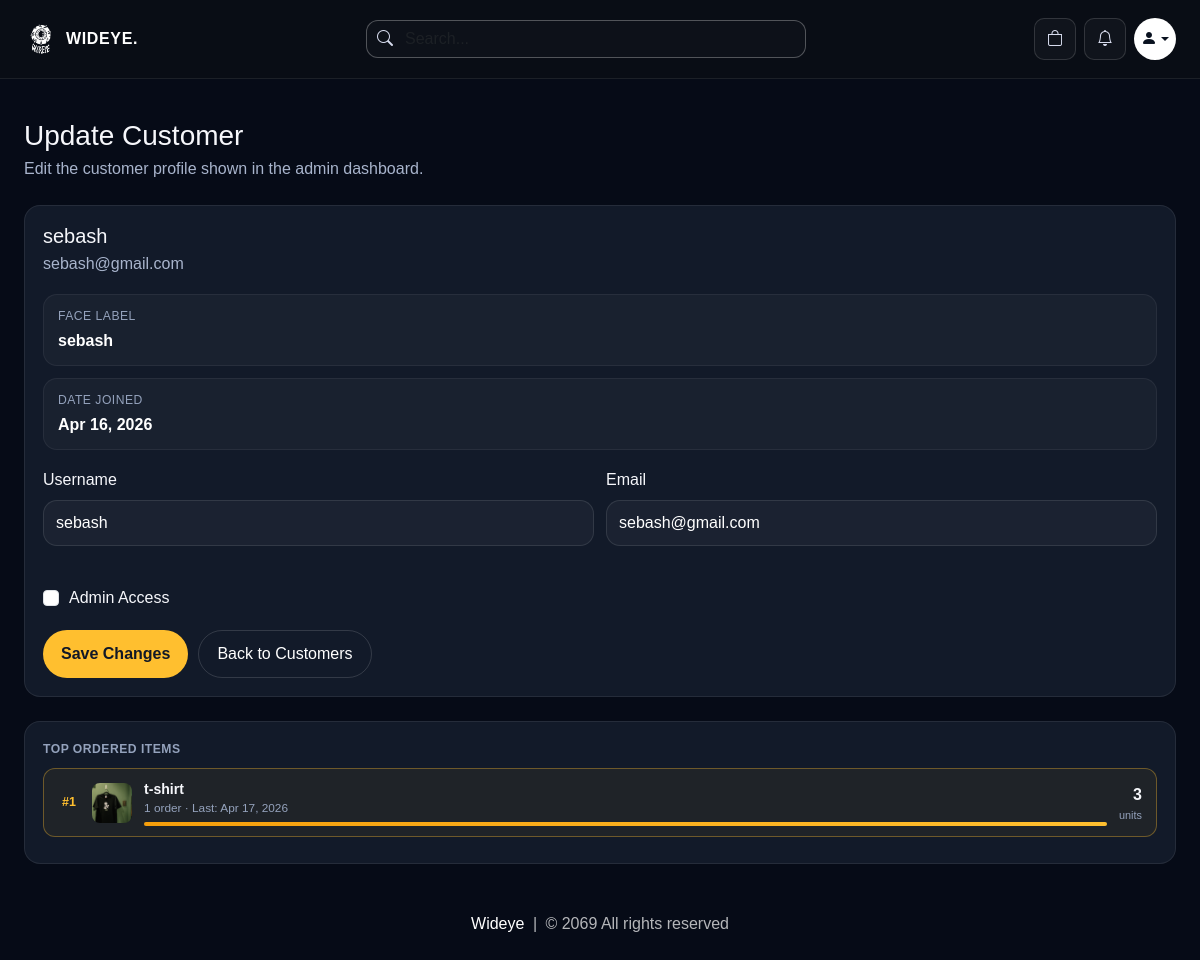
/update-customer/5 (signed in), run on an earlier commit of the app's database.
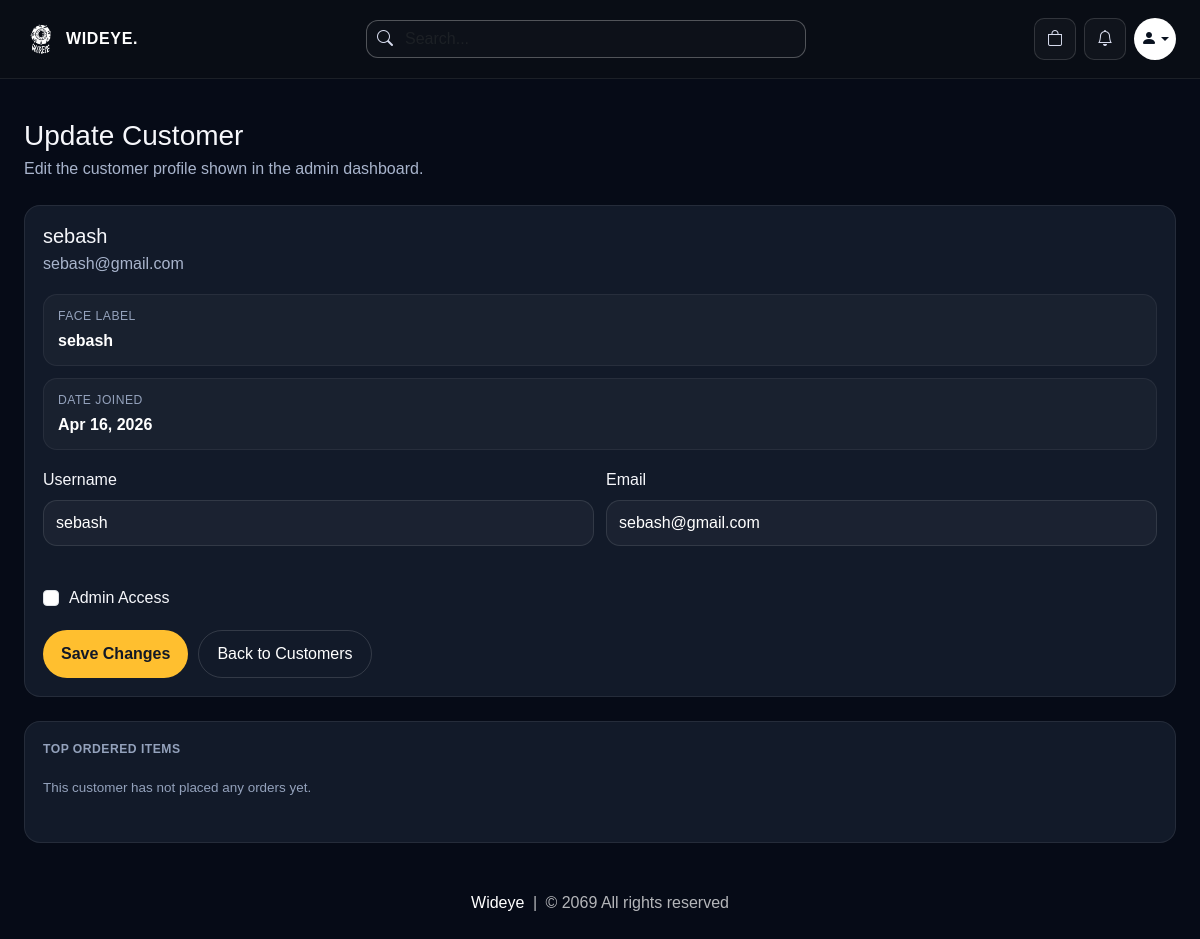
And on a later commit of the database.
### website/models.py (models this page shows, shortened)
class Customer(db.Model, UserMixin):
    id = db.Column(db.Integer, primary_key=True)
    email = db.Column(db.String(100), unique=True)
    username = db.Column(db.String(100))
    password_hash = db.Column(db.String(150))
    is_admin = db.Column(db.Boolean, default=False, nullable=False)
    face_profile_name = db.Column(db.String(100))
    usual_product_id = db.Column(db.Integer, db.ForeignKey('product.id'), nullable=True)
    date_joined = db.Column(db.DateTime(), default=datetime.utcnow)
    cart_items = db.relationship('Cart', backref=db.backref('customer', lazy=True))
    orders = db.relationship('Order', backref=db.backref('customer', lazy=True))
    usual_product = db.relationship('Product', foreign_keys=[usual_product_id])
    usual_items = db.relationship(
        'UsualOrderItem',
        backref=db.backref('customer', lazy=True),
        cascade='all, delete-orphan',
        order_by='UsualOrderItem.id'
    )
    @property
    def password(self):
        raise AttributeError('Password is not a readable Attribute')

class Order(db.Model):
    id = db.Column(db.Integer, primary_key=True)
    quantity = db.Column(db.Integer, nullable=False)
    size = db.Column(db.String(100), nullable=False, default='')
    sugar = db.Column(db.String(100), nullable=False, default='')
    milk = db.Column(db.String(100), nullable=False, default='')
    shot = db.Column(db.String(100), nullable=False, default='')
    price = db.Column(db.Float, nullable=False)
    status = db.Column(db.String(100), nullable=False)
    payment_method = db.Column(db.String(50), nullable=False, default='cashless')
    payment_id = db.Column(db.String(1000), nullable=False)
    date_placed = db.Column(db.DateTime, default=datetime.utcnow)
    customer_link= db.Column(db.Integer, db.ForeignKey('customer.id'), nullable=False)
    product_link = db.Column(db.Integer, db.ForeignKey('product.id'), nullable=False)

class Product(db.Model):
    id = db.Column(db.Integer, primary_key=True)
    product_name = db.Column(db.String(100), nullable=False)
    current_price = db.Column(db.Float, nullable=False)
    previous_price = db.Column(db.Float, nullable=False)
    in_stock = db.Column(db.Integer, nullable=False)
    size = db.Column(db.String(500), nullable=False, default='')
    sugar = db.Column(db.String(500), nullable=False, default='')
    milk = db.Column(db.String(500), nullable=False, default='')
    shot = db.Column(db.String(500), nullable=False, default='')
    product_picture = db.Column(db.Text, nullable=False)
    flash_sale = db.Column(db.Boolean, default=False)
    date_added = db.Column(db.DateTime, default=datetime.utcnow)
    carts = db.relationship('Cart', backref=db.backref('product', lazy=True))
    orders = db.relationship('Order', backref=db.backref('product', lazy=True))
    usual_items = db.relationship('UsualOrderItem', backref=db.backref('product', lazy=True))

### website/admin.py (the view, shortened to what this page needs)
@admin.route('/update-customer/<int:customer_id>', methods=['GET', 'POST'])
@login_required
def update_customer(customer_id):
    if current_user_is_admin():
        customer = Customer.query.get(customer_id)
        if customer is None:
            flash('Customer not found.')
            return redirect('/customers')
        form = AdminCustomerUpdateForm()
        if request.method == 'GET':
            form.email.data = customer.email
            form.username.data = customer.username
            form.is_admin.data = customer.is_admin
            return render_customer_update_page(customer, form)
    return render_template('404.html')

### website/forms.py
class AdminCustomerUpdateForm(FlaskForm):
    email = EmailField('Email', validators=[DataRequired()])
    username = StringField('Username', validators=[DataRequired(), length(min=2)])
    is_admin = BooleanField('Admin Access')
    update_customer = SubmitField('Save Changes')

### website/admin.py (called while the page is built)
def current_user_is_admin():
    return current_user.is_authenticated and bool(getattr(current_user, 'is_admin', False))

def render_customer_update_page(customer, form):
    order_stats = get_customer_order_stats(customer.id)
    return render_template('update_customer.html', customer=customer, form=form, order_stats=order_stats)

def get_customer_order_stats(customer_id):
    rows = (
        db.session.query(
            Order.product_link,
            func.sum(Order.quantity).label('total_qty'),
            func.count(Order.id).label('order_count'),
            func.max(Order.date_placed).label('last_ordered'),
        )
        .filter(Order.customer_link == customer_id)
        .group_by(Order.product_link)
        .order_by(func.sum(Order.quantity).desc())
        .all()
    )
    stats = []
    for row in rows:
        product = Product.query.get(row.product_link)
        if product is None:
            continue
        stats.append({
            'product': product,
            'total_qty': int(row.total_qty),
            'order_count': int(row.order_count),
            'last_ordered': row.last_ordered,
        })
    return stats

### website/templates/update_customer.html (shortened to what this page needs)
{% extends 'base.html' %}
{% block body %}
<div class="wideye-shell py-4">
    <div class="mb-4">
        <h1 class="h3 mb-1">Update Customer</h1>
        <p class="wideye-customer-edit-copy mb-0">Edit the customer profile shown in the admin dashboard.</p>
    </div>
    <div class="wideye-customer-edit-card">
        <h2 class="h5 mb-1">{{ customer.username }}</h2>
        <p class="wideye-customer-edit-copy mb-0">{{ customer.email }}</p>
        <div class="wideye-customer-meta">
            <div class="wideye-customer-meta-item">
                <span class="wideye-customer-meta-label">Face label</span>
                <span class="wideye-customer-meta-value">{{ customer.face_profile_name or customer.username }}</span>
            </div>
            <div class="wideye-customer-meta-item">
                <span class="wideye-customer-meta-label">Date joined</span>
                <span class="wideye-customer-meta-value">{{ customer.date_joined.strftime('%b %d, %Y') if customer.date_joined else 'N/A' }}</span>
            </div>
        </div>
        <form method="POST" class="mt-3">
            <div class="wideye-customer-edit-grid">
                <div>
                    <label class="form-label" for="{{ form.username.id }}">{{ form.username.label.text }}</label>
                    {{ form.username(class="wideye-customer-edit-input") }}
                </div>
                <div>
                    <label class="form-label" for="{{ form.email.id }}">{{ form.email.label.text }}</label>
                    {{ form.email(class="wideye-customer-edit-input") }}
                </div>
                <div class="full wideye-customer-edit-check">
                    {{ form.is_admin(class="form-check-input mt-0") }}
                    <label class="form-check-label" for="{{ form.is_admin.id }}">{{ form.is_admin.label.text }}</label>
                </div>
            </div>
            <div class="wideye-customer-edit-actions">
                {{ form.update_customer(class="wideye-customer-edit-primary") }}
                <a href="/customers" class="wideye-customer-edit-secondary">Back to Customers</a>
            </div>
        </form>
    </div>
    <div class="wideye-customer-edit-card wideye-order-stats">
        <p class="wideye-order-stats-title">Top Ordered Items</p>
        {% if order_stats %}
        {% set max_qty = order_stats[0].total_qty %}
        {% for stat in order_stats %}
        {% set is_top = loop.index == 1 %}
        <div class="wideye-order-stat-row {% if is_top %}top-item{% endif %}">
            <span class="wideye-order-stat-rank {% if is_top %}gold{% endif %}">#{{ loop.index }}</span>
            <img src="{{ stat.product.product_picture.split(',')[0].strip() if stat.product.product_picture else '/media/default.jpg' }}"
                 alt="" class="wideye-order-stat-thumb">
            <div class="wideye-order-stat-info">
                <div class="wideye-order-stat-name">{{ stat.product.product_name }}</div>
                <div class="wideye-order-stat-sub">
                    {{ stat.order_count }} order{{ 's' if stat.order_count != 1 }}
                    {% if stat.last_ordered %}
                    · Last: {{ stat.last_ordered.strftime('%b %d, %Y') }}
                    {% endif %}
                </div>
                <div class="wideye-order-bar-wrap">
                    <div class="wideye-order-bar" style="width:{{ ((stat.total_qty / max_qty) * 100) | int }}%"></div>
                </div>
            </div>
            <div class="wideye-order-stat-qty">
                {{ stat.total_qty }}
                <small>units</small>
            </div>
        </div>
        {% endfor %}
        {% else %}
        <p class="wideye-no-orders">This customer has not placed any orders yet.</p>
        {% endif %}
    </div>
</div>
{% endblock %}

### website/templates/base.html (shortened to what this page needs)
<!DOCTYPE html>
<html lang="en">
<head>
    <link rel="stylesheet" href="https://cdnjs.cloudflare.com/ajax/libs/bootstrap-icons/1.10.5/font/bootstrap-icons.min.css">
    <link rel="stylesheet" href="{{ url_for('static', filename='css/all.min.css') }}">
    <link rel="stylesheet" href="{{ url_for('static', filename='css/bootstrap.min.css') }}">
    <link rel="stylesheet" href="{{ url_for('static', filename='css/style.css') }}">
</head>
<body>
    {% set cart_items = cart | default([], true) | list %}
    <nav class="wideye-navbar">
        <div class="wideye-shell">
            <div class="d-flex flex-wrap align-items-center justify-content-between gap-3">
                <a class="d-flex align-items-center gap-2" href="/">
                    <span class="wideye-brand-mark">
                        <img src="/media/logo.png" alt="Wideye logo" style="width:100%;height:100%;object-fit:contain;border-radius:8px;">
                    </span>
                    <span class="wideye-brand-text">WIDEYE.</span>
                </a>
                <form class="wideye-search-form" role="search" action="/search" method="POST">
                    <div class="wideye-search-wrap d-flex align-items-center">
                        <i class="bi bi-search"></i>
                        <input class="form-control wideye-search-input" name="search" type="search" placeholder="Search..." aria-label="Search">
                    </div>
                </form>
                <div class="d-flex align-items-center gap-2">
                    <a class="wideye-icon-button wideye-nav-icon" href="/cart" aria-label="Cart">
                        <span class="position-relative d-inline-flex">
                            <i class="bi bi-bag"></i>
                        </span>
                    </a>
                    <a class="wideye-icon-button wideye-nav-icon" href="/orders" aria-label="Orders">
                        <i class="bi bi-bell"></i>
                    </a>
                    {% if current_user.is_authenticated %}
                    <div class="dropdown">
                        <a class="wideye-avatar dropdown-toggle" href="#" role="button" id="profileDropdown" data-bs-toggle="dropdown" aria-expanded="false">
                            <i class="bi bi-person-fill"></i>
                        </a>
                    </div>
                    {% else %}
                    <a class="wideye-avatar" href="/login" aria-label="Login">
                        <i class="bi bi-person-fill"></i>
                    </a>
                    {% endif %}
                </div>
            </div>
        </div>
    </nav>
    <div class="wideye-shell pt-3">
    </div>
    {% block body %}
    {% endblock %}
    <footer class="wideye-footer">
        <div class="wideye-shell text-center">
            <a href="/">Wideye</a> <span class="mx-1">|</span> <span>&copy; 2069 All rights reserved</span>
        </div>
    </footer>
</body>
</html>

### website/templates/base.html (style rules this page uses)
* { box-sizing: border-box; }
html { -webkit-text-size-adjust: 100%; }
body { background: #060b17; color: #f6f7fb; min-height: 100vh; font-family: Arial, Helvetica, sans-serif; overflow-x: hidden; }
a { text-decoration: none; }
img, iframe, canvas, video { max-width: 100%; }
.wideye-shell { width: min(calc(100% - clamp(1rem, 4vw, 3rem)), 1280px); margin: 0 auto; }
.wideye-navbar { background: #090d15; border-bottom: 1px solid rgba(255, 255, 255, 0.08); padding: 18px 0; }
.wideye-brand-mark { width: 34px; height: 34px; border-radius: 10px; display: inline-flex; align-items: center; justify-content: center; overflow: hidden; }
.wideye-brand-text { color: #ffffff; font-weight: 700; letter-spacing: 0.04em; }
.wideye-search-form { max-width: 440px; width: 100%; }
.wideye-search-input, .wideye-search-input:focus { background: transparent; border: none; box-shadow: none; color: #ffffff; }
.wideye-search-wrap { border: 1px solid rgba(255, 255, 255, 0.28); border-radius: 12px; background: rgba(255, 255, 255, 0.02); padding: 0 10px; }
.wideye-search-wrap i, .wideye-nav-icon { color: #d7dcee; }
.wideye-icon-button { width: 42px; height: 42px; border-radius: 10px; border: 1px solid rgba(255, 255, 255, 0.14); display: inline-flex; align-items: center; justify-content: center; background: rgba(255, 255, 255, 0.03); }
.wideye-avatar { width: 42px; height: 42px; border-radius: 50%; background: linear-gradient(135deg, #ffffff, #ffffff); color: #09111f; display: inline-flex; align-items: center; justify-content: center; font-size: 1rem; }
.wideye-footer { color: rgba(255, 255, 255, 0.7); padding: 24px 0 32px; }
.wideye-footer a { color: #ffffff; }

### website/templates/update_customer.html (style rules this page uses)
.wideye-customer-edit-card { max-width: 720px; background: #121a29; border: 1px solid rgba(255, 255, 255, 0.08); border-radius: 18px; padding: 24px; }
.wideye-customer-edit-copy { color: #a8b4cc; }
.wideye-customer-edit-grid { display: grid; grid-template-columns: repeat(2, minmax(0, 1fr)); gap: 16px; margin-top: 18px; }
.wideye-customer-edit-grid .full { grid-column: 1 / -1; }
.wideye-customer-edit-input, .wideye-customer-edit-input:focus { width: 100%; min-height: 46px; background: rgba(255, 255, 255, 0.04); border: 1px solid rgba(255, 255, 255, 0.1); border-radius: 14px; color: #ffffff; padding: 10px 12px; box-shadow: none; }
.wideye-customer-edit-check { display: flex; align-items: center; gap: 10px; min-height: 46px; padding-top: 28px; color: #f6f7fb; }
.wideye-customer-edit-actions { display: flex; flex-wrap: wrap; gap: 10px; margin-top: 20px; }
.wideye-customer-edit-primary { border: none; border-radius: 999px; padding: 11px 18px; font-weight: 700; background: #ffbf2f; color: #111827; }
.wideye-customer-edit-secondary { border: 1px solid rgba(255, 255, 255, 0.14); border-radius: 999px; padding: 11px 18px; color: #ffffff; }
.wideye-customer-meta { display: grid; gap: 12px; margin-top: 18px; }
.wideye-customer-meta-item { background: rgba(255, 255, 255, 0.03); border: 1px solid rgba(255, 255, 255, 0.06); border-radius: 14px; padding: 12px 14px; }
.wideye-customer-meta-label { display: block; color: #94a2bc; font-size: 0.76rem; text-transform: uppercase; letter-spacing: 0.04em; margin-bottom: 4px; }
.wideye-customer-meta-value { color: #ffffff; font-weight: 600; }
.wideye-order-stats { margin-top: 24px; }
.wideye-order-stats-title { color: #94a2bc; font-size: 0.76rem; text-transform: uppercase; letter-spacing: 0.04em; font-weight: 600; margin-bottom: 10px; }
.wideye-no-orders { color: #94a2bc; font-size: 0.84rem; padding: 10px 0; }
.wideye-customer-edit-card { max-width: 100%; border-radius: 16px; padding: 18px; }
.wideye-customer-edit-grid { gap: 12px; }

What changed in the data, as far as the page shows it:
removed Order: product.product_picture (picture), product.product_name "t-shirt", order_count "1", last_ordered "Apr 17, 2026", {{ ((stat.total_qty / max_qty) * 100) | int }} 100 (drawn), total_qty "3"
Also different on the page:
text now shown: "This customer has not placed any orders yet."
